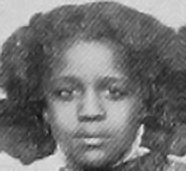
#> input picture assets/faces/1910_Ohio_Cleveland_Central_0-0.png, 186 x 171 px; its folder holds 4 pictures in this run
$ python avg_pixel.py
#> lines starting #> are read from the running program, lines starting #| are printed output that depends on the picture
#!/usr/bin/env python3
import imageio
import numpy as np
from pathlib import Path

faces = []

DATA_PATH = 'assets/faces/' # make sure all images have the same size (w x h)
NEW_FACE_URI = 'out.png'
SUFFIXES = ['.png', '.jpg']

try:
    paths = [path for path in Path(DATA_PATH).iterdir() if path.suffix in SUFFIXES]
    n = len(paths)
    print(f"{n} faces is used to generate this output")

except FileNotFoundError:
    print(f"Could not find the directory {DATA_PATH}")

for posix_path in paths:
    path = str(posix_path)
    faces.append(imageio.imread(path))
    # print(f"Added {path} to output")

faces_sum = np.sum( [face for face in faces], axis=0, dtype=np.int32)
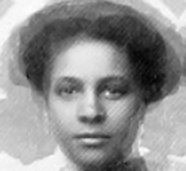
#> faces_sum: shape (171, 186, 3) int32; min 156, max 873, mean 564.7; drawn with min black and max white
np.floor_divide(faces_sum, n)
#> (the run stopped early here; a loop or call above may not have finished)
